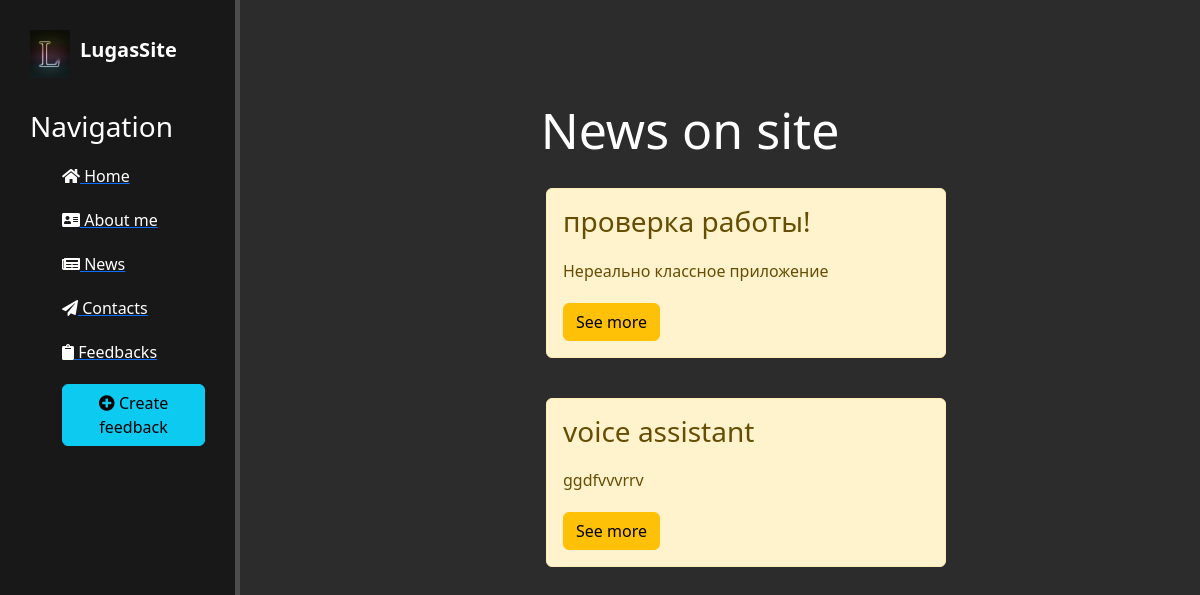
Page /news/ on the committed database.
### news/models.py (models this page shows, shortened)
class Articles(models.Model):
    title = models.CharField('Title', max_length=50)
    anons = models.CharField('Anons', max_length=250)
    content = models.TextField('Content')
    date = models.DateTimeField('Date of publication')
    class Meta:
        verbose_name = 'News'
        verbose_name_plural = "News"

### news/views.py (the view)
def news_home(request):
    news = Articles.objects.order_by('-date')
    return render(request, 'news/news_home.html', {'news': news})

### news/templates/news/news_home.html (shortened to what this page needs)
{% extends 'main/layout.html' %}
{% block content %}
    <div class="features">
        <h1>News on site</h1>
        {% if news %}
            {% for el in news %}
            <div class="alert alert-warning">
                <h3>{{ el.title }}</h3>
                <p>{{ el.anons }}</p>
                <a href="{% url 'news-detail' el.pk %}" class="btn btn-warning"> See more</a>
            </div>
            {% endfor %}
        {% else %}
            <p>No records</p>
        {% endif %}
    </div>
{% endblock %}

### main/static/main/css/main.css (style rules this page uses)
body { background: #2c2c2c; }
main .features { float: left; color: #fff; margin-top: 100px; text-align: center; width: 75%; }
main .features h1 { font-size: 50px; }
main .features p { max-width: 400px; margin: 20px auto; }
.alert-warning { float: left; clear: both; width: 400px; margin: 20px 34%; text-align: left; }

### rows in the picture
Articles: title "проверка работы!", anons "Нереально классное приложение"
Articles: title "voice assistant", anons "ggdfvvvrrv"
